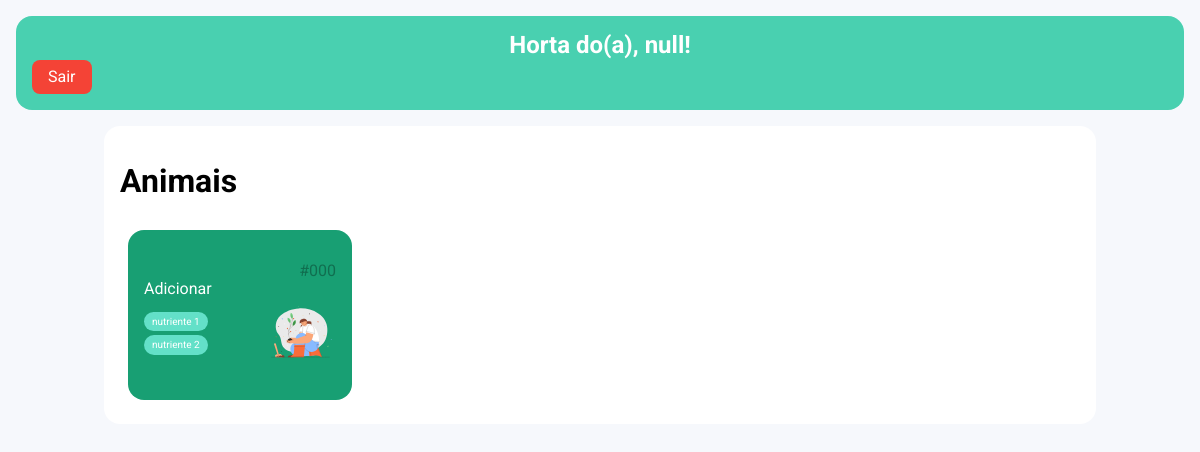
/welcome/ (signed in), run on an earlier commit of the app's database.
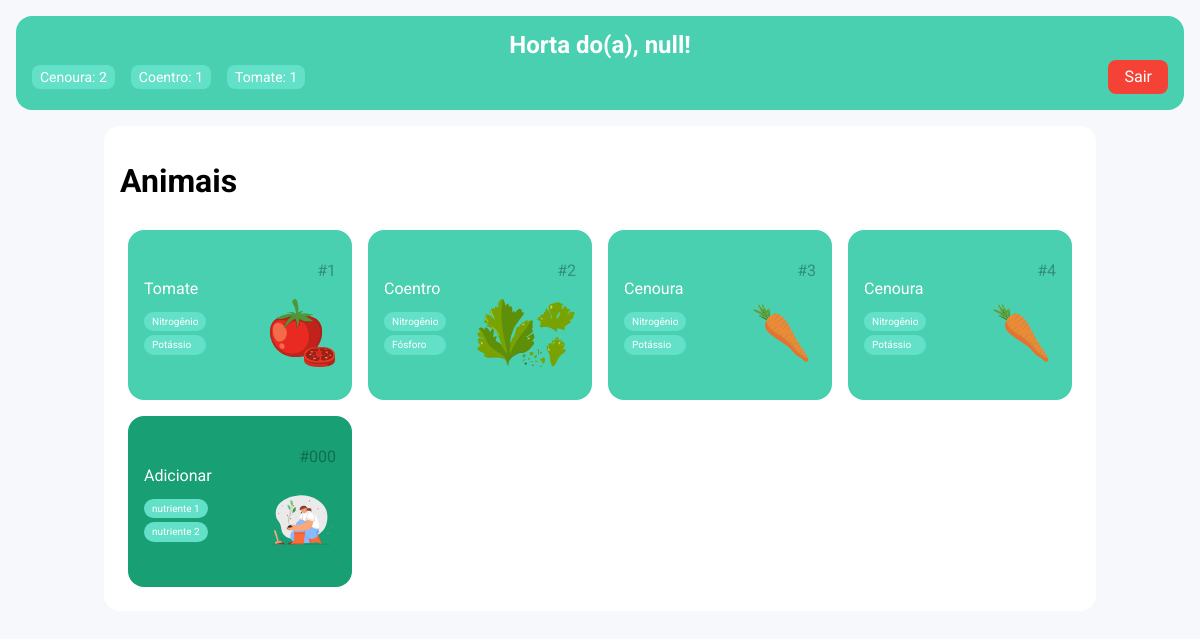
And on a later commit of the database.
### app_create_account/models.py (models this page shows, shortened)
class Horta(models.Model):
    specie_horta = models.CharField(max_length=50, blank=True, null=True)
    color_horta = models.CharField(max_length=50, blank=True, null=True)
    owner = models.ForeignKey(User, on_delete=models.CASCADE, related_name='horta')

class HortaNutriente(models.Model):
    horta = models.ForeignKey(Horta, on_delete=models.CASCADE, related_name='hortas')
    nutriente_name = models.CharField(max_length=50)

### app_welcome/views.py (the view, shortened to what this page needs)
# urls.py: path('', app_welcome_views.welcome, name="welcome"),
def welcome(request):
    if request.method == "GET":
        owner_id = request.session.get('user_name')
        hortas = []  # Inicializar variável para evitar erro se `owner_id` não for encontrado
        species_totals = {}  # Inicializar o dicionário
        if owner_id:
            try:
                owner = User.objects.get(name_user=owner_id)
                hortas = Horta.objects.filter(owner=owner)  # Filtrar animais do usuário
                species_counts = hortas.values('specie_horta').annotate(total=Count('id'))
                species_totals = {entry['specie_horta']: entry['total'] for entry in species_counts}
            except User.DoesNotExist:
                return JsonResponse({'error': 'Usuario nao encontrado.'}, status=404)
        return render(request, 'welcome_screen.html', {'hortas': hortas, 'species_totals': species_totals})
    return JsonResponse({'error': 'Método não permitido.'}, status=405)

### app_welcome/templates/welcome_screen.html (shortened to what this page needs)
{% load static %}
<!DOCTYPE html>
<html lang="en">
<head>
  <link rel="stylesheet" href="https://cdnjs.cloudflare.com/ajax/libs/normalize/8.0.1/normalize.min.css"
 />
  <link rel="stylesheet" href="{% static 'app_welcome/css/welcome_screen_global.css' %}">
</head>
<body>
  <header class="header">
    <h1>Horta do(a)</h1>
    <div class="horta-count">
      <ul>
          {% for specie, count in species_totals.items %}
              <li data-specie="{{ specie|lower }}" data-count="{{ count }}">
                  {{ specie|capfirst }}: {{ count }}
              </li>
          {% endfor %}
      </ul>
  </div>
    <button class="logout-button" onclick="handleLogout()">Sair</button>
</header>
  <section class="content">
    <h1>Animais</h1>
    <ol class="hortas">
      {% if hortas %}
      {% for horta in hortas %}
      <li class="horta">
        <span class="number">#{{ forloop.counter|default:0 }}</span>
        <span class="name">{{ horta.specie_horta|capfirst }}</span>
        <div class="detail">
          <ol class="types">
            {% for horta in horta.hortas.all %}
            <li class="type">{{ horta.nutriente_name }}</li>
            {% empty %}
            <li class="type">Sem alimentos cadastrados</li>
            {% endfor %}
          </ol>
          <img src="{% static 'app_welcome/img/svg/' %}{{ horta.specie_horta }}.svg"
          alt="{{ horta.specie_horta|capfirst }}">
        </div>
      </li>
      {% empty %}
      <li class="horta no-data">
        <span class="name">Nenhum cultura cadastrada</span>
      </li>
      {% endfor %}
  {% endif %}
      <li class="horta add">
        <span class="number">#000</span>
        <span class="name">Adicionar</span>
        <div class="detail">
          <ol class="types">
            <li class="type">nutriente 1</li>
            <li class="type">nutriente 2</li>
          </ol>
          <img src="{% static 'app_welcome/img/svg/add.svg' %}" alt="Adicionar Horta">
        </div>
      </li>
    </ol>
  </section>
</body>
</html>

### templates/static/app_welcome/css/welcome_screen_global.css (style rules this page uses)
* { font-family: 'Roboto', sans-serif; box-sizing: border-box; }
body { background-color: #f6f8fc; }
.header { display: flex; justify-content: space-between; align-items: center; padding: 1rem; background-color: #49D0B0; color: white; border-radius: 1rem; margin: 1rem; flex-wrap: wrap; }
.header h1 { margin: 0; font-size: 1.5rem; font-weight: 700; flex: 1 1 100%; text-align: center; }
.horta-count ul { list-style: none; padding: 0; margin: 0; display: flex; gap: 1rem; flex-wrap: wrap; justify-content: center; }
.horta-count ul li { font-size: 0.875rem; background-color: #63e0c8; color: white; padding: 0.25rem 0.5rem; border-radius: 0.5rem; }
.logout-button { background-color: #f44336; color: white; border: none; padding: 0.5rem 1rem; border-radius: 0.5rem; cursor: pointer; font-size: 1rem; transition: background-color 0.3s ease-in-out; }
.content { width: 100vw; height: 100vh; padding: 1rem; background-color: #fff; }
.content h1 { padding: 0; }
@media screen and (min-width: 992px) { .content { max-width: 992px; height: auto; margin: 1rem auto; border-radius: 1rem; } }
.hortas { display: grid; grid-template-columns: 1fr; padding: 0; margin: 0; list-style: none; }
.horta { display: flex; flex-direction: column; margin: 0.5rem; padding: 2rem 1rem; border-radius: 1rem; background-color: #49D0B0; }
.horta.add { background-color: #189f73; }
.horta .name { color: white; margin-bottom: 0; }
.horta .number { color: #000000; text-align: right; opacity: 0.3; }
.horta .detail { display: flex; flex-direction: row; align-items: center; justify-content: space-between; }
.horta .detail .types { padding: 0; margin: 0; list-style: none; }
.horta .detail .types .type { background-color: #63e0c8; color: #fff; padding: .25rem .5rem; margin: .25rem 0; font-size: .625rem; border-radius: 1rem; }
.horta .detail img { max-width: 100%; height: 70px; }
@media screen and (min-width: 380px) { .hortas { grid-template-columns: 1fr 1fr; } }
@media screen and (min-width: 576px) { .hortas { grid-template-columns: 1fr 1fr 1fr; } }
@media screen and (min-width: 992px) { .hortas { grid-template-columns: 1fr 1fr 1fr 1fr; } }

What changed in the data, as far as the page shows it:
added Horta: specie_horta "Tomate", specie_horta (picture)
added HortaNutriente: nutriente_name "Nitrogênio", shown under "Tomate"
added HortaNutriente: nutriente_name "Potássio", shown under "Tomate"
added Horta: specie_horta "Coentro", specie_horta (picture)
added HortaNutriente: nutriente_name "Nitrogênio", shown under "Coentro"
added HortaNutriente: nutriente_name "Fósforo", shown under "Coentro"
added Horta: specie_horta "Cenoura", specie_horta (picture)
added HortaNutriente: nutriente_name "Nitrogênio", shown under "Cenoura"
added HortaNutriente: nutriente_name "Potássio", shown under "Cenoura"
added Horta: specie_horta "Cenoura", specie_horta (picture)
added HortaNutriente: nutriente_name "Nitrogênio", shown under "Cenoura"
added HortaNutriente: nutriente_name "Potássio", shown under "Cenoura"
Also different on the page:
new list line: "Cenoura : 2"
new list line: "Coentro : 1"
new list line: "Tomate : 1"
